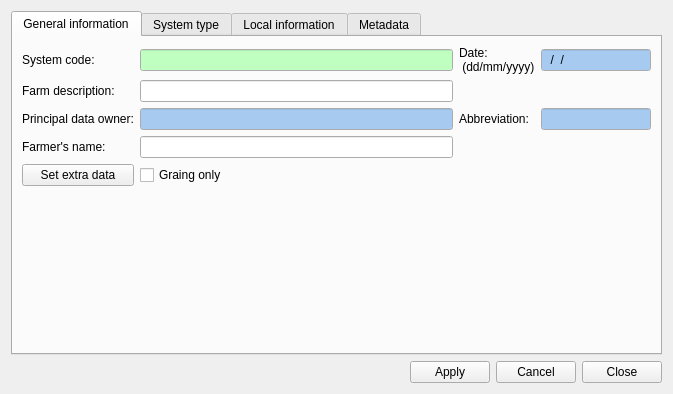
<?xml version="1.0" encoding="UTF-8"?>
<ui version="4.0">
 <class>general</class>
 <widget class="impgenmaint" name="general">
  <property name="geometry">
   <rect>
    <x>0</x>
    <y>0</y>
    <width>673</width>
    <height>394</height>
   </rect>
  </property>
  <property name="toolTip">
   <string/>
  </property>
  <property name="TableName">
   <string>system</string>
  </property>
  <layout class="QVBoxLayout" name="verticalLayout_8">
   <item>
    <widget class="QTabWidget" name="tabWidget">
     <property name="tabShape">
      <enum>QTabWidget::Rounded</enum>
     </property>
     <property name="currentIndex">
      <number>0</number>
     </property>
     <property name="tabsClosable">
      <bool>false</bool>
     </property>
     <property name="movable">
      <bool>false</bool>
     </property>
     <widget class="QWidget" name="tab">
      <attribute name="title">
       <string>General information</string>
      </attribute>
      <layout class="QVBoxLayout" name="verticalLayout_4">
       <item>
        <layout class="QGridLayout" name="gridLayout">
         <item row="0" column="0">
          <widget class="QLabel" name="Label79">
           <property name="enabled">
            <bool>true</bool>
           </property>
           <property name="toolTip">
            <string/>
           </property>
           <property name="text">
            <string>System code:</string>
           </property>
          </widget>
         </item>
         <item row="0" column="1">
          <widget class="IMPEdit" name="txtcode">
           <property name="enabled">
            <bool>true</bool>
           </property>
           <property name="minimumSize">
            <size>
             <width>250</width>
             <height>0</height>
            </size>
           </property>
           <property name="maximumSize">
            <size>
             <width>16777215</width>
             <height>16777215</height>
            </size>
           </property>
           <property name="palette">
            <palette>
             <active>
              <colorrole role="Base">
               <brush brushstyle="SolidPattern">
                <color alpha="255">
                 <red>191</red>
                 <green>255</green>
                 <blue>191</blue>
                </color>
               </brush>
              </colorrole>
             </active>
             <inactive>
              <colorrole role="Base">
               <brush brushstyle="SolidPattern">
                <color alpha="255">
                 <red>191</red>
                 <green>255</green>
                 <blue>191</blue>
                </color>
               </brush>
              </colorrole>
             </inactive>
             <disabled>
              <colorrole role="Base">
               <brush brushstyle="SolidPattern">
                <color alpha="255">
                 <red>244</red>
                 <green>244</green>
                 <blue>244</blue>
                </color>
               </brush>
              </colorrole>
             </disabled>
            </palette>
           </property>
           <property name="toolTip">
            <string/>
           </property>
           <property name="text">
            <string/>
           </property>
           <property name="readOnly">
            <bool>true</bool>
           </property>
           <property name="TableName">
            <string>system</string>
           </property>
           <property name="FieldName">
            <string>SYS_COD</string>
           </property>
          </widget>
         </item>
         <item row="1" column="0">
          <widget class="QLabel" name="Label81">
           <property name="enabled">
            <bool>true</bool>
           </property>
           <property name="toolTip">
            <string/>
           </property>
           <property name="text">
            <string>Farm description:</string>
           </property>
          </widget>
         </item>
         <item row="1" column="1">
          <widget class="IMPEdit" name="txtdesc">
           <property name="enabled">
            <bool>true</bool>
           </property>
           <property name="toolTip">
            <string/>
           </property>
           <property name="text">
            <string/>
           </property>
           <property name="TableName">
            <string>system</string>
           </property>
           <property name="FieldName">
            <string>REG_DESC</string>
           </property>
          </widget>
         </item>
         <item row="0" column="2">
          <widget class="QLabel" name="Label7">
           <property name="enabled">
            <bool>true</bool>
           </property>
           <property name="toolTip">
            <string/>
           </property>
           <property name="text">
            <string>Date: 
 (dd/mm/yyyy)</string>
           </property>
          </widget>
         </item>
         <item row="0" column="3">
          <widget class="IMPEdit" name="txtdate">
           <property name="enabled">
            <bool>true</bool>
           </property>
           <property name="minimumSize">
            <size>
             <width>110</width>
             <height>0</height>
            </size>
           </property>
           <property name="maximumSize">
            <size>
             <width>110</width>
             <height>16777215</height>
            </size>
           </property>
           <property name="palette">
            <palette>
             <active>
              <colorrole role="Base">
               <brush brushstyle="SolidPattern">
                <color alpha="255">
                 <red>166</red>
                 <green>202</green>
                 <blue>240</blue>
                </color>
               </brush>
              </colorrole>
             </active>
             <inactive>
              <colorrole role="Base">
               <brush brushstyle="SolidPattern">
                <color alpha="255">
                 <red>166</red>
                 <green>202</green>
                 <blue>240</blue>
                </color>
               </brush>
              </colorrole>
             </inactive>
             <disabled>
              <colorrole role="Base">
               <brush brushstyle="SolidPattern">
                <color alpha="255">
                 <red>244</red>
                 <green>244</green>
                 <blue>244</blue>
                </color>
               </brush>
              </colorrole>
             </disabled>
            </palette>
           </property>
           <property name="toolTip">
            <string/>
           </property>
           <property name="inputMask">
            <string>99/99/9999; </string>
           </property>
           <property name="text">
            <string>//</string>
           </property>
           <property name="readOnly">
            <bool>true</bool>
           </property>
           <property name="FieldType">
            <enum>IMPEdit::Date</enum>
           </property>
           <property name="TableName">
            <string>system</string>
           </property>
           <property name="FieldName">
            <string>YEAR</string>
           </property>
          </widget>
         </item>
         <item row="2" column="0">
          <widget class="QLabel" name="Label15">
           <property name="enabled">
            <bool>true</bool>
           </property>
           <property name="toolTip">
            <string/>
           </property>
           <property name="text">
            <string>Principal data owner:</string>
           </property>
          </widget>
         </item>
         <item row="2" column="1">
          <widget class="IMPEdit" name="txtdowner">
           <property name="enabled">
            <bool>true</bool>
           </property>
           <property name="palette">
            <palette>
             <active>
              <colorrole role="Base">
               <brush brushstyle="SolidPattern">
                <color alpha="255">
                 <red>166</red>
                 <green>202</green>
                 <blue>240</blue>
                </color>
               </brush>
              </colorrole>
             </active>
             <inactive>
              <colorrole role="Base">
               <brush brushstyle="SolidPattern">
                <color alpha="255">
                 <red>166</red>
                 <green>202</green>
                 <blue>240</blue>
                </color>
               </brush>
              </colorrole>
             </inactive>
             <disabled>
              <colorrole role="Base">
               <brush brushstyle="SolidPattern">
                <color alpha="255">
                 <red>244</red>
                 <green>244</green>
                 <blue>244</blue>
                </color>
               </brush>
              </colorrole>
             </disabled>
            </palette>
           </property>
           <property name="toolTip">
            <string/>
           </property>
           <property name="text">
            <string/>
           </property>
           <property name="readOnly">
            <bool>true</bool>
           </property>
           <property name="TableName">
            <string>system</string>
           </property>
           <property name="FieldName">
            <string>DATAOWNER</string>
           </property>
          </widget>
         </item>
         <item row="2" column="2">
          <widget class="QLabel" name="Label16">
           <property name="enabled">
            <bool>true</bool>
           </property>
           <property name="toolTip">
            <string/>
           </property>
           <property name="text">
            <string>Abbreviation:</string>
           </property>
          </widget>
         </item>
         <item row="2" column="3">
          <widget class="IMPEdit" name="txtdownerabr">
           <property name="enabled">
            <bool>true</bool>
           </property>
           <property name="maximumSize">
            <size>
             <width>110</width>
             <height>16777215</height>
            </size>
           </property>
           <property name="palette">
            <palette>
             <active>
              <colorrole role="Base">
               <brush brushstyle="SolidPattern">
                <color alpha="255">
                 <red>166</red>
                 <green>202</green>
                 <blue>240</blue>
                </color>
               </brush>
              </colorrole>
             </active>
             <inactive>
              <colorrole role="Base">
               <brush brushstyle="SolidPattern">
                <color alpha="255">
                 <red>166</red>
                 <green>202</green>
                 <blue>240</blue>
                </color>
               </brush>
              </colorrole>
             </inactive>
             <disabled>
              <colorrole role="Base">
               <brush brushstyle="SolidPattern">
                <color alpha="255">
                 <red>244</red>
                 <green>244</green>
                 <blue>244</blue>
                </color>
               </brush>
              </colorrole>
             </disabled>
            </palette>
           </property>
           <property name="toolTip">
            <string/>
           </property>
           <property name="text">
            <string/>
           </property>
           <property name="maxLength">
            <number>3</number>
           </property>
           <property name="readOnly">
            <bool>true</bool>
           </property>
           <property name="TableName">
            <string>system</string>
           </property>
           <property name="FieldName">
            <string>DTOWNABRE</string>
           </property>
          </widget>
         </item>
         <item row="3" column="0">
          <widget class="QLabel" name="Label25">
           <property name="enabled">
            <bool>true</bool>
           </property>
           <property name="toolTip">
            <string/>
           </property>
           <property name="text">
            <string>Farmer's name:</string>
           </property>
          </widget>
         </item>
         <item row="3" column="1">
          <widget class="IMPEdit" name="txtfarmer">
           <property name="enabled">
            <bool>true</bool>
           </property>
           <property name="toolTip">
            <string/>
           </property>
           <property name="text">
            <string/>
           </property>
           <property name="TableName">
            <string>system</string>
           </property>
           <property name="FieldName">
            <string>FARMNAME</string>
           </property>
          </widget>
         </item>
         <item row="4" column="0">
          <widget class="QPushButton" name="Button1">
           <property name="enabled">
            <bool>true</bool>
           </property>
           <property name="maximumSize">
            <size>
             <width>196</width>
             <height>16777215</height>
            </size>
           </property>
           <property name="toolTip">
            <string/>
           </property>
           <property name="text">
            <string>Set extra data</string>
           </property>
           <property name="flat">
            <bool>false</bool>
           </property>
          </widget>
         </item>
         <item row="4" column="1">
          <widget class="IMPCheckBox" name="chkgrazing">
           <property name="toolTip">
            <string/>
           </property>
           <property name="text">
            <string>Graing only</string>
           </property>
           <property name="checked">
            <bool>false</bool>
           </property>
           <property name="TableName">
            <string>system</string>
           </property>
           <property name="FieldName">
            <string>grassonly</string>
           </property>
           <property name="CheckedValue" stdset="0">
            <string>Y</string>
           </property>
           <property name="UnCheckedValue">
            <string>N</string>
           </property>
          </widget>
         </item>
        </layout>
       </item>
       <item>
        <spacer name="verticalSpacer">
         <property name="orientation">
          <enum>Qt::Vertical</enum>
         </property>
         <property name="sizeHint" stdset="0">
          <size>
           <width>20</width>
           <height>40</height>
          </size>
         </property>
        </spacer>
       </item>
      </layout>
     </widget>
     <widget class="QWidget" name="tab_2">
      <attribute name="title">
       <string>System type</string>
      </attribute>
      <layout class="QVBoxLayout" name="verticalLayout_2">
       <item>
        <widget class="QTableView" name="AdvListView1">
         <property name="enabled">
          <bool>true</bool>
         </property>
         <property name="sizePolicy">
          <sizepolicy hsizetype="MinimumExpanding" vsizetype="Expanding">
           <horstretch>0</horstretch>
           <verstretch>0</verstretch>
          </sizepolicy>
         </property>
         <property name="palette">
          <palette>
           <active>
            <colorrole role="Base">
             <brush brushstyle="SolidPattern">
              <color alpha="255">
               <red>166</red>
               <green>202</green>
               <blue>240</blue>
              </color>
             </brush>
            </colorrole>
           </active>
           <inactive>
            <colorrole role="Base">
             <brush brushstyle="SolidPattern">
              <color alpha="255">
               <red>166</red>
               <green>202</green>
               <blue>240</blue>
              </color>
             </brush>
            </colorrole>
           </inactive>
           <disabled>
            <colorrole role="Base">
             <brush brushstyle="SolidPattern">
              <color alpha="255">
               <red>244</red>
               <green>244</green>
               <blue>244</blue>
              </color>
             </brush>
            </colorrole>
           </disabled>
          </palette>
         </property>
         <property name="toolTip">
          <string/>
         </property>
        </widget>
       </item>
      </layout>
     </widget>
     <widget class="QWidget" name="tab_3">
      <attribute name="title">
       <string>Local information</string>
      </attribute>
      <layout class="QVBoxLayout" name="verticalLayout">
       <item>
        <layout class="QGridLayout" name="gridLayout_2">
         <item row="0" column="0">
          <widget class="QLabel" name="Label88">
           <property name="enabled">
            <bool>true</bool>
           </property>
           <property name="palette">
            <palette>
             <active>
              <colorrole role="WindowText">
               <brush brushstyle="SolidPattern">
                <color alpha="255">
                 <red>0</red>
                 <green>0</green>
                 <blue>0</blue>
                </color>
               </brush>
              </colorrole>
             </active>
             <inactive>
              <colorrole role="WindowText">
               <brush brushstyle="SolidPattern">
                <color alpha="255">
                 <red>0</red>
                 <green>0</green>
                 <blue>0</blue>
                </color>
               </brush>
              </colorrole>
             </inactive>
             <disabled>
              <colorrole role="WindowText">
               <brush brushstyle="SolidPattern">
                <color alpha="255">
                 <red>0</red>
                 <green>0</green>
                 <blue>0</blue>
                </color>
               </brush>
              </colorrole>
             </disabled>
            </palette>
           </property>
           <property name="toolTip">
            <string/>
           </property>
           <property name="text">
            <string>Country:</string>
           </property>
          </widget>
         </item>
         <item row="0" column="1">
          <widget class="IMPComboBox" name="cmbcty">
           <property name="enabled">
            <bool>false</bool>
           </property>
           <property name="palette">
            <palette>
             <active>
              <colorrole role="Button">
               <brush brushstyle="SolidPattern">
                <color alpha="255">
                 <red>166</red>
                 <green>202</green>
                 <blue>240</blue>
                </color>
               </brush>
              </colorrole>
             </active>
             <inactive>
              <colorrole role="Button">
               <brush brushstyle="SolidPattern">
                <color alpha="255">
                 <red>166</red>
                 <green>202</green>
                 <blue>240</blue>
                </color>
               </brush>
              </colorrole>
             </inactive>
             <disabled>
              <colorrole role="Button">
               <brush brushstyle="SolidPattern">
                <color alpha="255">
                 <red>166</red>
                 <green>202</green>
                 <blue>240</blue>
                </color>
               </brush>
              </colorrole>
             </disabled>
            </palette>
           </property>
           <property name="toolTip">
            <string/>
           </property>
           <property name="TableName">
            <string>system</string>
           </property>
           <property name="FieldName">
            <string>CNTY_COD</string>
           </property>
           <property name="UseLkTable">
            <bool>false</bool>
           </property>
          </widget>
         </item>
         <item row="0" column="2">
          <widget class="QLabel" name="Label1">
           <property name="enabled">
            <bool>true</bool>
           </property>
           <property name="palette">
            <palette>
             <active>
              <colorrole role="WindowText">
               <brush brushstyle="SolidPattern">
                <color alpha="255">
                 <red>0</red>
                 <green>0</green>
                 <blue>0</blue>
                </color>
               </brush>
              </colorrole>
             </active>
             <inactive>
              <colorrole role="WindowText">
               <brush brushstyle="SolidPattern">
                <color alpha="255">
                 <red>0</red>
                 <green>0</green>
                 <blue>0</blue>
                </color>
               </brush>
              </colorrole>
             </inactive>
             <disabled>
              <colorrole role="WindowText">
               <brush brushstyle="SolidPattern">
                <color alpha="255">
                 <red>0</red>
                 <green>0</green>
                 <blue>0</blue>
                </color>
               </brush>
              </colorrole>
             </disabled>
            </palette>
           </property>
           <property name="toolTip">
            <string/>
           </property>
           <property name="text">
            <string>Language:</string>
           </property>
          </widget>
         </item>
         <item row="0" column="3">
          <widget class="IMPComboBox" name="cmbleng">
           <property name="enabled">
            <bool>true</bool>
           </property>
           <property name="maximumSize">
            <size>
             <width>16777215</width>
             <height>16777215</height>
            </size>
           </property>
           <property name="toolTip">
            <string/>
           </property>
           <property name="TableName">
            <string>system</string>
           </property>
           <property name="FieldName">
            <string>LANGUAGE</string>
           </property>
           <property name="UseLkTable">
            <bool>false</bool>
           </property>
          </widget>
         </item>
         <item row="1" column="0">
          <widget class="QLabel" name="Label13">
           <property name="enabled">
            <bool>true</bool>
           </property>
           <property name="palette">
            <palette>
             <active>
              <colorrole role="WindowText">
               <brush brushstyle="SolidPattern">
                <color alpha="255">
                 <red>0</red>
                 <green>0</green>
                 <blue>0</blue>
                </color>
               </brush>
              </colorrole>
             </active>
             <inactive>
              <colorrole role="WindowText">
               <brush brushstyle="SolidPattern">
                <color alpha="255">
                 <red>0</red>
                 <green>0</green>
                 <blue>0</blue>
                </color>
               </brush>
              </colorrole>
             </inactive>
             <disabled>
              <colorrole role="WindowText">
               <brush brushstyle="SolidPattern">
                <color alpha="255">
                 <red>0</red>
                 <green>0</green>
                 <blue>0</blue>
                </color>
               </brush>
              </colorrole>
             </disabled>
            </palette>
           </property>
           <property name="toolTip">
            <string/>
           </property>
           <property name="text">
            <string>State or 
 Region:</string>
           </property>
          </widget>
         </item>
         <item row="1" column="1">
          <widget class="IMPEdit" name="txtstate">
           <property name="enabled">
            <bool>true</bool>
           </property>
           <property name="palette">
            <palette>
             <active>
              <colorrole role="Base">
               <brush brushstyle="SolidPattern">
                <color alpha="255">
                 <red>166</red>
                 <green>202</green>
                 <blue>240</blue>
                </color>
               </brush>
              </colorrole>
             </active>
             <inactive>
              <colorrole role="Base">
               <brush brushstyle="SolidPattern">
                <color alpha="255">
                 <red>166</red>
                 <green>202</green>
                 <blue>240</blue>
                </color>
               </brush>
              </colorrole>
             </inactive>
             <disabled>
              <colorrole role="Base">
               <brush brushstyle="SolidPattern">
                <color alpha="255">
                 <red>244</red>
                 <green>244</green>
                 <blue>244</blue>
                </color>
               </brush>
              </colorrole>
             </disabled>
            </palette>
           </property>
           <property name="toolTip">
            <string/>
           </property>
           <property name="text">
            <string/>
           </property>
           <property name="readOnly">
            <bool>true</bool>
           </property>
           <property name="TableName">
            <string>system</string>
           </property>
           <property name="FieldName">
            <string>STATE</string>
           </property>
          </widget>
         </item>
         <item row="1" column="2">
          <widget class="QLabel" name="Label14">
           <property name="enabled">
            <bool>true</bool>
           </property>
           <property name="palette">
            <palette>
             <active>
              <colorrole role="WindowText">
               <brush brushstyle="SolidPattern">
                <color alpha="255">
                 <red>0</red>
                 <green>0</green>
                 <blue>0</blue>
                </color>
               </brush>
              </colorrole>
             </active>
             <inactive>
              <colorrole role="WindowText">
               <brush brushstyle="SolidPattern">
                <color alpha="255">
                 <red>0</red>
                 <green>0</green>
                 <blue>0</blue>
                </color>
               </brush>
              </colorrole>
             </inactive>
             <disabled>
              <colorrole role="WindowText">
               <brush brushstyle="SolidPattern">
                <color alpha="255">
                 <red>0</red>
                 <green>0</green>
                 <blue>0</blue>
                </color>
               </brush>
              </colorrole>
             </disabled>
            </palette>
           </property>
           <property name="toolTip">
            <string/>
           </property>
           <property name="text">
            <string>Abbreviation:</string>
           </property>
          </widget>
         </item>
         <item row="1" column="3">
          <widget class="IMPEdit" name="txtstateabr">
           <property name="enabled">
            <bool>true</bool>
           </property>
           <property name="maximumSize">
            <size>
             <width>50</width>
             <height>16777215</height>
            </size>
           </property>
           <property name="palette">
            <palette>
             <active>
              <colorrole role="Base">
               <brush brushstyle="SolidPattern">
                <color alpha="255">
                 <red>166</red>
                 <green>202</green>
                 <blue>240</blue>
                </color>
               </brush>
              </colorrole>
             </active>
             <inactive>
              <colorrole role="Base">
               <brush brushstyle="SolidPattern">
                <color alpha="255">
                 <red>166</red>
                 <green>202</green>
                 <blue>240</blue>
                </color>
               </brush>
              </colorrole>
             </inactive>
             <disabled>
              <colorrole role="Base">
               <brush brushstyle="SolidPattern">
                <color alpha="255">
                 <red>244</red>
                 <green>244</green>
                 <blue>244</blue>
                </color>
               </brush>
              </colorrole>
             </disabled>
            </palette>
           </property>
           <property name="toolTip">
            <string/>
           </property>
           <property name="text">
            <string/>
           </property>
           <property name="maxLength">
            <number>3</number>
           </property>
           <property name="readOnly">
            <bool>true</bool>
           </property>
           <property name="TableName">
            <string>system</string>
           </property>
           <property name="FieldName">
            <string>STATEABRE</string>
           </property>
          </widget>
         </item>
         <item row="2" column="0">
          <widget class="QLabel" name="Label18">
           <property name="enabled">
            <bool>true</bool>
           </property>
           <property name="palette">
            <palette>
             <active>
              <colorrole role="WindowText">
               <brush brushstyle="SolidPattern">
                <color alpha="255">
                 <red>0</red>
                 <green>0</green>
                 <blue>0</blue>
                </color>
               </brush>
              </colorrole>
             </active>
             <inactive>
              <colorrole role="WindowText">
               <brush brushstyle="SolidPattern">
                <color alpha="255">
                 <red>0</red>
                 <green>0</green>
                 <blue>0</blue>
                </color>
               </brush>
              </colorrole>
             </inactive>
             <disabled>
              <colorrole role="WindowText">
               <brush brushstyle="SolidPattern">
                <color alpha="255">
                 <red>0</red>
                 <green>0</green>
                 <blue>0</blue>
                </color>
               </brush>
              </colorrole>
             </disabled>
            </palette>
           </property>
           <property name="toolTip">
            <string/>
           </property>
           <property name="text">
            <string>Location:</string>
           </property>
          </widget>
         </item>
         <item row="2" column="1">
          <widget class="IMPEdit" name="txtloc">
           <property name="enabled">
            <bool>true</bool>
           </property>
           <property name="toolTip">
            <string/>
           </property>
           <property name="text">
            <string/>
           </property>
           <property name="TableName">
            <string>system</string>
           </property>
           <property name="FieldName">
            <string>LOCATION</string>
           </property>
          </widget>
         </item>
         <item row="2" column="2">
          <widget class="QLabel" name="Label19">
           <property name="enabled">
            <bool>true</bool>
           </property>
           <property name="palette">
            <palette>
             <active>
              <colorrole role="WindowText">
               <brush brushstyle="SolidPattern">
                <color alpha="255">
                 <red>0</red>
                 <green>0</green>
                 <blue>0</blue>
                </color>
               </brush>
              </colorrole>
             </active>
             <inactive>
              <colorrole role="WindowText">
               <brush brushstyle="SolidPattern">
                <color alpha="255">
                 <red>0</red>
                 <green>0</green>
                 <blue>0</blue>
                </color>
               </brush>
              </colorrole>
             </inactive>
             <disabled>
              <colorrole role="WindowText">
               <brush brushstyle="SolidPattern">
                <color alpha="255">
                 <red>0</red>
                 <green>0</green>
                 <blue>0</blue>
                </color>
               </brush>
              </colorrole>
             </disabled>
            </palette>
           </property>
           <property name="toolTip">
            <string/>
           </property>
           <property name="text">
            <string>Sub-location:</string>
           </property>
          </widget>
         </item>
         <item row="2" column="3">
          <widget class="IMPEdit" name="txtsubloc">
           <property name="enabled">
            <bool>true</bool>
           </property>
           <property name="maximumSize">
            <size>
             <width>16777215</width>
             <height>16777215</height>
            </size>
           </property>
           <property name="toolTip">
            <string/>
           </property>
           <property name="text">
            <string/>
           </property>
           <property name="TableName">
            <string>system</string>
           </property>
           <property name="FieldName">
            <string>SUBLOC</string>
           </property>
          </widget>
         </item>
         <item row="3" column="0">
          <widget class="QLabel" name="label">
           <property name="text">
            <string>Latitude:</string>
           </property>
          </widget>
         </item>
         <item row="3" column="1">
          <widget class="IMPEdit" name="txtlat">
           <property name="enabled">
            <bool>true</bool>
           </property>
           <property name="toolTip">
            <string/>
           </property>
           <property name="text">
            <string/>
           </property>
           <property name="TableName">
            <string>system</string>
           </property>
           <property name="FieldName">
            <string>LATI_DEG</string>
           </property>
          </widget>
         </item>
         <item row="3" column="2">
          <widget class="QLabel" name="label_2">
           <property name="text">
            <string>Longitude</string>
           </property>
          </widget>
         </item>
         <item row="3" column="3">
          <widget class="IMPEdit" name="txtlong">
           <property name="enabled">
            <bool>true</bool>
           </property>
           <property name="maximumSize">
            <size>
             <width>16777215</width>
             <height>16777215</height>
            </size>
           </property>
           <property name="toolTip">
            <string/>
           </property>
           <property name="text">
            <string/>
           </property>
           <property name="TableName">
            <string>system</string>
           </property>
           <property name="FieldName">
            <string>LONG_DEG</string>
           </property>
          </widget>
         </item>
         <item row="4" column="0">
          <widget class="QLabel" name="Label33">
           <property name="enabled">
            <bool>true</bool>
           </property>
           <property name="palette">
            <palette>
             <active>
              <colorrole role="WindowText">
               <brush brushstyle="SolidPattern">
                <color alpha="255">
                 <red>0</red>
                 <green>0</green>
                 <blue>0</blue>
                </color>
               </brush>
              </colorrole>
             </active>
             <inactive>
              <colorrole role="WindowText">
               <brush brushstyle="SolidPattern">
                <color alpha="255">
                 <red>0</red>
                 <green>0</green>
                 <blue>0</blue>
                </color>
               </brush>
              </colorrole>
             </inactive>
             <disabled>
              <colorrole role="WindowText">
               <brush brushstyle="SolidPattern">
                <color alpha="255">
                 <red>0</red>
                 <green>0</green>
                 <blue>0</blue>
                </color>
               </brush>
              </colorrole>
             </disabled>
            </palette>
           </property>
           <property name="toolTip">
            <string/>
           </property>
           <property name="text">
            <string>Elevation 
 (m.a.s.l.):</string>
           </property>
          </widget>
         </item>
         <item row="4" column="1">
          <widget class="IMPEdit" name="txtelev">
           <property name="enabled">
            <bool>true</bool>
           </property>
           <property name="toolTip">
            <string/>
           </property>
           <property name="text">
            <string/>
           </property>
           <property name="TableName">
            <string>system</string>
           </property>
           <property name="FieldName">
            <string>ELEVAT</string>
           </property>
          </widget>
         </item>
         <item row="4" column="3">
          <widget class="QPushButton" name="pushButton_5">
           <property name="text">
            <string>Connect to GPS</string>
           </property>
          </widget>
         </item>
        </layout>
       </item>
       <item>
        <layout class="QHBoxLayout" name="horizontalLayout_2">
         <item>
          <widget class="QLabel" name="label_3">
           <property name="text">
            <string>Exchange rate:</string>
           </property>
          </widget>
         </item>
         <item>
          <widget class="QLabel" name="Label20">
           <property name="enabled">
            <bool>true</bool>
           </property>
           <property name="toolTip">
            <string/>
           </property>
           <property name="text">
            <string>1 USD =</string>
           </property>
          </widget>
         </item>
         <item>
          <widget class="IMPEdit" name="txtexrate">
           <property name="enabled">
            <bool>true</bool>
           </property>
           <property name="maximumSize">
            <size>
             <width>100</width>
             <height>16777215</height>
            </size>
           </property>
           <property name="toolTip">
            <string/>
           </property>
           <property name="text">
            <string/>
           </property>
           <property name="TableName">
            <string>system</string>
           </property>
           <property name="FieldName">
            <string>TIPCAMBIO</string>
           </property>
          </widget>
         </item>
         <item>
          <widget class="QLabel" name="Label3">
           <property name="enabled">
            <bool>true</bool>
           </property>
           <property name="palette">
            <palette>
             <active>
              <colorrole role="WindowText">
               <brush brushstyle="SolidPattern">
                <color alpha="255">
                 <red>0</red>
                 <green>0</green>
                 <blue>0</blue>
                </color>
               </brush>
              </colorrole>
             </active>
             <inactive>
              <colorrole role="WindowText">
               <brush brushstyle="SolidPattern">
                <color alpha="255">
                 <red>0</red>
                 <green>0</green>
                 <blue>0</blue>
                </color>
               </brush>
              </colorrole>
             </inactive>
             <disabled>
              <colorrole role="WindowText">
               <brush brushstyle="SolidPattern">
                <color alpha="255">
                 <red>0</red>
                 <green>0</green>
                 <blue>0</blue>
                </color>
               </brush>
              </colorrole>
             </disabled>
            </palette>
           </property>
           <property name="toolTip">
            <string/>
           </property>
           <property name="text">
            <string>KSH</string>
           </property>
          </widget>
         </item>
         <item>
          <widget class="QPushButton" name="pushButton">
           <property name="text">
            <string/>
           </property>
           <property name="icon">
            <iconset resource="../images/images.qrc">
             <normaloff>:/images2/new/info4.png</normaloff>:/images2/new/info4.png</iconset>
           </property>
          </widget>
         </item>
         <item>
          <spacer name="horizontalSpacer_3">
           <property name="orientation">
            <enum>Qt::Horizontal</enum>
           </property>
           <property name="sizeHint" stdset="0">
            <size>
             <width>40</width>
             <height>20</height>
            </size>
           </property>
          </spacer>
         </item>
        </layout>
       </item>
       <item>
        <spacer name="verticalSpacer_2">
         <property name="orientation">
          <enum>Qt::Vertical</enum>
         </property>
         <property name="sizeHint" stdset="0">
          <size>
           <width>20</width>
           <height>40</height>
          </size>
         </property>
        </spacer>
       </item>
      </layout>
     </widget>
     <widget class="QWidget" name="tab_4">
      <attribute name="title">
       <string>Metadata</string>
      </attribute>
      <layout class="QVBoxLayout" name="verticalLayout_7">
       <item>
        <widget class="QGroupBox" name="groupBox">
         <property name="title">
          <string>Metadata</string>
         </property>
         <layout class="QVBoxLayout" name="verticalLayout_3">
          <item>
           <widget class="QTextEdit" name="textEdit"/>
          </item>
          <item>
           <layout class="QHBoxLayout" name="horizontalLayout_6">
            <item>
             <widget class="QPushButton" name="pushButton_2">
              <property name="text">
               <string>Load from html</string>
              </property>
             </widget>
            </item>
            <item>
             <widget class="QPushButton" name="pushButton_4">
              <property name="text">
               <string>Edit</string>
              </property>
             </widget>
            </item>
            <item>
             <widget class="QPushButton" name="pushButton_3">
              <property name="text">
               <string>View in browser</string>
              </property>
             </widget>
            </item>
            <item>
             <spacer name="horizontalSpacer_2">
              <property name="orientation">
               <enum>Qt::Horizontal</enum>
              </property>
              <property name="sizeHint" stdset="0">
               <size>
                <width>40</width>
                <height>20</height>
               </size>
              </property>
             </spacer>
            </item>
           </layout>
          </item>
         </layout>
        </widget>
       </item>
      </layout>
     </widget>
    </widget>
   </item>
   <item>
    <layout class="QHBoxLayout" name="horizontalLayout">
     <item>
      <spacer name="horizontalSpacer">
       <property name="orientation">
        <enum>Qt::Horizontal</enum>
       </property>
       <property name="sizeHint" stdset="0">
        <size>
         <width>40</width>
         <height>20</height>
        </size>
       </property>
      </spacer>
     </item>
     <item>
      <widget class="QPushButton" name="cmdsave">
       <property name="enabled">
        <bool>true</bool>
       </property>
       <property name="toolTip">
        <string>Save the current system information</string>
       </property>
       <property name="text">
        <string>Apply</string>
       </property>
       <property name="icon">
        <iconset resource="../images/images.qrc">
         <normaloff>:/images2/new/apply.png</normaloff>:/images2/new/apply.png</iconset>
       </property>
       <property name="flat">
        <bool>false</bool>
       </property>
      </widget>
     </item>
     <item>
      <widget class="QPushButton" name="cmdcancel">
       <property name="enabled">
        <bool>true</bool>
       </property>
       <property name="toolTip">
        <string>Restore the current record</string>
       </property>
       <property name="text">
        <string>Cancel</string>
       </property>
       <property name="icon">
        <iconset resource="../images/images.qrc">
         <normaloff>:/images2/new/cancel.png</normaloff>:/images2/new/cancel.png</iconset>
       </property>
       <property name="flat">
        <bool>false</bool>
       </property>
      </widget>
     </item>
     <item>
      <widget class="QPushButton" name="cmdclose">
       <property name="text">
        <string>Close</string>
       </property>
       <property name="icon">
        <iconset resource="../images/images.qrc">
         <normaloff>:/images2/new/closeform.png</normaloff>:/images2/new/closeform.png</iconset>
       </property>
      </widget>
     </item>
    </layout>
   </item>
  </layout>
 </widget>
 <customwidgets>
  <customwidget>
   <class>IMPEdit</class>
   <extends>QLineEdit</extends>
   <header>impedit.h</header>
  </customwidget>
  <customwidget>
   <class>IMPCheckBox</class>
   <extends>QCheckBox</extends>
   <header>impcheckbox.h</header>
  </customwidget>
  <customwidget>
   <class>IMPComboBox</class>
   <extends>QComboBox</extends>
   <header>impcombobox.h</header>
  </customwidget>
  <customwidget>
   <class>impgenmaint</class>
   <extends>QWidget</extends>
   <header>impgenmaint.h</header>
   <container>1</container>
  </customwidget>
 </customwidgets>
 <resources>
  <include location="../images/images.qrc"/>
 </resources>
 <connections/>
</ui>
